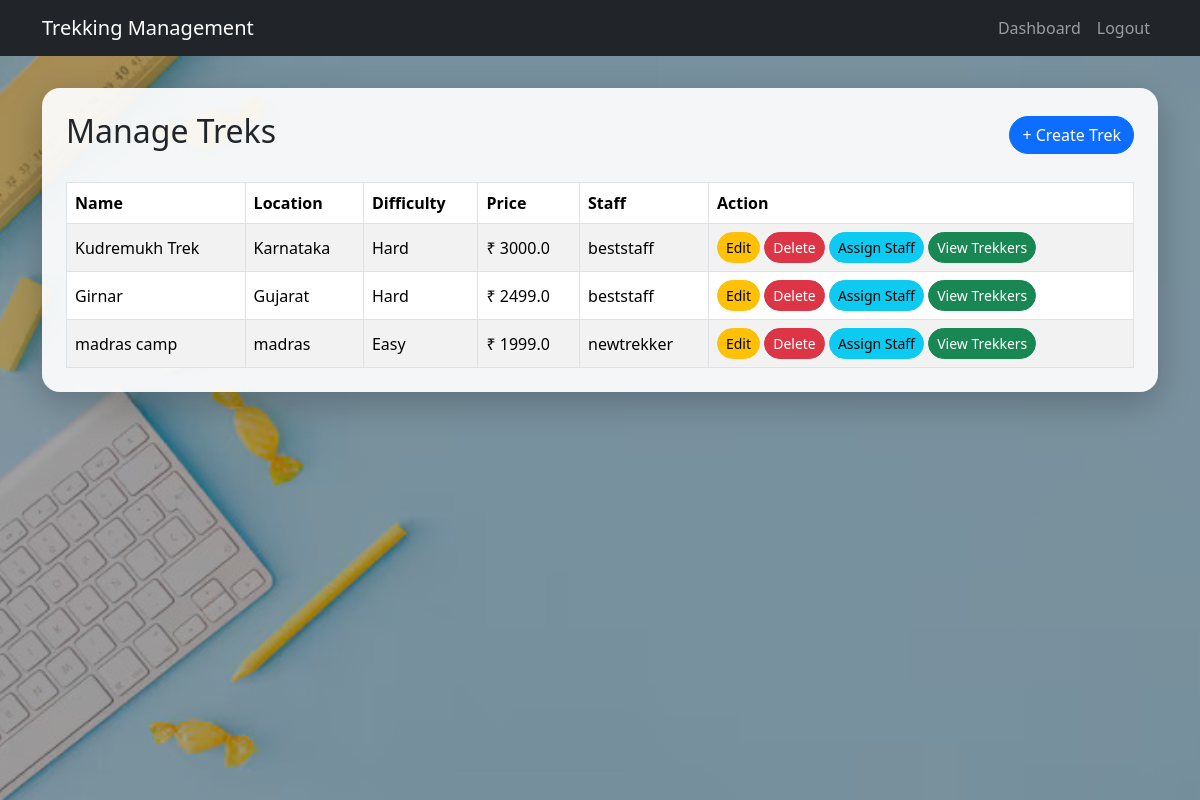
The page /admin/treks (signed in) on the database its author committed.
### models/trek.py (models this page shows, shortened)
class Trek(db.Model):
    __tablename__ = "treks"
    id = db.Column(db.Integer, primary_key=True)
    name = db.Column(db.String(100), nullable=False)
    location = db.Column(db.String(100), nullable=False)
    difficulty = db.Column(db.String(30), nullable=False)
    duration = db.Column(db.Integer, nullable=False)
    max_slots = db.Column(db.Integer, nullable=False)
    available_slots = db.Column(db.Integer, nullable=False)
    price = db.Column(db.Float, nullable=False)
    status = db.Column(db.String(30), nullable=False)
    description = db.Column(db.Text)
    staff_id = db.Column(
        db.Integer,
        db.ForeignKey("users.id"),
        nullable=True
    )
    bookings = db.relationship(
        "Booking",
        backref="trek",
        lazy=True,
        cascade="all, delete-orphan"
    )

### models/user.py (models this page shows, shortened)
class User(UserMixin,db.Model):
    __tablename__ = "users"
    id = db.Column(db.Integer, primary_key=True)
    name = db.Column(db.String(100), nullable = False)
    email = db.Column(db.String(120), unique=True, nullable=False)
    password_hash = db.Column(db.String(255),nullable=False)
    role = db.Column(db.String(20), nullable=False)
    approved = db.Column(db.Boolean, default=False)
    blacklisted = db.Column(db.Boolean, default=False)
    created_at = db.Column(db.DateTime, default=datetime.utcnow)
    bookings = db.relationship(
        "Booking",
        backref="user",
        lazy=True,
        cascade="all, delete-orphan"
    )
    staff_profile = db.relationship(
        "StaffProfile",
        backref="user",
        uselist=False,
        cascade="all, delete-orphan"
    )
    assigned_treks = db.relationship(
        "Trek",
        backref="staff",
        lazy=True
    )

### routes/admin.py (the view)
@admin.route("/admin/treks")
@login_required
def manage_treks():
    if current_user.role != ROLE_ADMIN:
        return "Unauthorized", 403
    treks = Trek.query.all()
    return render_template(
        "manage_treks.html",
        treks=treks
    )

### create_app.py (called while the page is built)
def create_app():
    app = Flask(__name__)
    app.config.from_object(Config)
    db.init_app(app)
    login_manager.init_app(app)
    @login_manager.user_loader
    def load_user(user_id):
        return db.session.get(User, int(user_id))
    app.register_blueprint(auth)
    app.register_blueprint(admin)
    app.register_blueprint(staff)
    app.register_blueprint(user)
    @app.route("/")
    def home():
        return render_template("index.html")
    return app

### templates/manage_treks.html (shortened to what this page needs)
{% extends "base.html" %}
{% block content %}
<div class="admin-page">
    <div class="container">
        <div class="admin-box">
            <div class="d-flex justify-content-between align-items-center mb-4">
                <h2>Manage Treks</h2>
                <a href="{{ url_for('admin.create_trek') }}"
                   class="btn btn-primary">
                    + Create Trek
                </a>
            </div>
            <div class="table-responsive">
                <table class="table table-bordered table-hover table-striped align-middle">
                    <thead>
                        <tr>
                            <th>Name</th>
                            <th>Location</th>
                            <th>Difficulty</th>
                            <th>Price</th>
                            <th>Staff</th>
                            <th>Action</th>
                        </tr>
                    </thead>
                    <tbody>
                    {% for trek in treks %}
                        <tr>
                            <td>{{ trek.name }}</td>
                            <td>{{ trek.location }}</td>
                            <td>{{ trek.difficulty }}</td>
                            <td>₹ {{ trek.price }}</td>
                            <td>
                                {% if trek.staff %}
                                    {{ trek.staff.name }}
                                {% else %}
                                    Not Assigned
                                {% endif %}
                            </td>
                            <td class="text-nowrap">
                                <a href="{{ url_for('admin.edit_trek', trek_id=trek.id) }}"
                                   class="btn btn-warning btn-sm">
                                    Edit
                                </a>
                                <a href="{{ url_for('admin.delete_trek', trek_id=trek.id) }}"
                                    class="btn btn-danger btn-sm">
                                    Delete
                                </a>
                                <a href="{{ url_for('admin.assign_staff', trek_id=trek.id) }}"
                                    class="btn btn-info btn-sm">
                                    Assign Staff
                                </a>
                                <a href="{{ url_for('admin.view_trekkers_admin', trek_id=trek.id) }}"
                                    class="btn btn-success btn-sm">
                                    View Trekkers
                                </a>
                            </td>
                        </tr>
                    {% endfor %}
                    </tbody>
                </table>
            </div>
        </div>
    </div>
</div>
{% endblock %}

### templates/base.html (shortened to what this page needs)
<!DOCTYPE html>
<html lang="en">
<head>
    <link rel="stylesheet"
        href="https://cdn.jsdelivr.net/npm/bootstrap-icons@1.11.3/font/bootstrap-icons.min.css">
    <link href="https://cdn.jsdelivr.net/npm/bootstrap@5.3.7/dist/css/bootstrap.min.css" rel="stylesheet">
</head>
<body>
{% set public_pages = [
    "home",
    "auth.login",
    "auth.register"
] %}
<nav class="navbar navbar-expand-lg navbar-dark bg-dark">
    <div class="container">
        <a class="navbar-brand" href="/">Trekking Management</a>
        <div class="navbar-nav ms-auto">
            {% if request.endpoint in public_pages %}
                <a class="nav-link" href="{{ url_for('auth.login') }}">
                    Login
                </a>
                <a class="nav-link" href="{{ url_for('auth.register') }}">
                    Register
                </a>
            {% elif current_user.is_authenticated %}
                {% if current_user.role == "admin" %}
                    <a class="nav-link" href="{{ url_for('admin.admin_dashboard') }}">
                        Dashboard
                    </a>
                {% elif current_user.role == "staff" %}
                    <a class="nav-link" href="{{ url_for('staff.staff_dashboard') }}">
                        Dashboard
                    </a>
                {% elif current_user.role == "user" %}
                    <a class="nav-link" href="{{ url_for('user.user_dashboard') }}">
                        Dashboard
                    </a>
                {% endif %}
                <a class="nav-link" href="{{ url_for('auth.logout') }}">
                    Logout
                </a>
            {% endif %}
        </div>
    </div>
</nav>
    {% block content %}
    {% endblock %}
</body>
</html>

### rows shown on the page
Trek: name "Kudremukh Trek", location "Karnataka", difficulty "Hard", price "3000.0", staff.name "beststaff"
Trek: name "Girnar", location "Gujarat", difficulty "Hard", price "2499.0", staff.name "beststaff"
Trek: name "madras camp", location "madras", difficulty "Easy", price "1999.0", staff.name "newtrekker"
